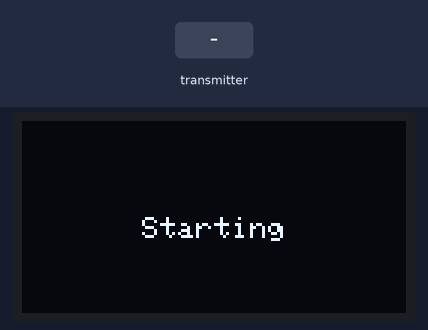
Bench run of a sketch on a simulated ESP32. On the bench: 128×64 one-colour display. The test bench sets the inputs (shaded band). The local clock reads 2024-03-15 10:24:30 at power-on unless the sketch sets it; storage starts empty; what the sketch prints to the serial monitor is not drawn.

Above: at 5.3 s.
5.4 s: the transmitter starts sending id = 0
Timing chart, 0 to 8.4 s (numbered marks = the images above; inputs shaded):
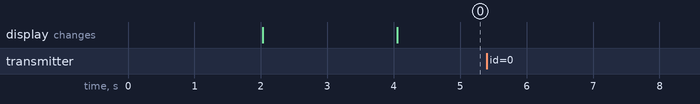

Measured:
- after the input at 5.4 s, every drawn part: stays the same

The sketch:

test_reciever_working.ino
```cpp
/*
   Title: Reciever

   Author: Johannes Hettinga
   Version: V1.0
   Date: 6/7/2022
*/


/*
   --------------------------------------------------------------------
   |                              Init                                |
   --------------------------------------------------------------------
*/

// Connection
#include <esp_now.h>
#include <WiFi.h>

// RTC
#include "RTClib.h"       //to show time
RTC_DS3231 rtc;

// OLED
#include <Wire.h>
#include <Adafruit_GFX.h>
#include <Adafruit_SSD1306.h>

#define SCREEN_WIDTH 128  // OLED display width, in pixels
#define SCREEN_HEIGHT 64  // OLED display height, in pixels

Adafruit_SSD1306 display(SCREEN_WIDTH, SCREEN_HEIGHT, &Wire, -1);

// SD
#include "FS.h"
#include "SD.h"
#include <SPI.h>
#define SD_CS 5

// Recieving message from client
typedef struct struct_message {
  int id;
  float x;
  float y;
} struct_message;
struct_message myData;

float tboard1X;
float tboard1Y;
float tboard2X;
float tboard2Y;
int tID;

/*
   --------------------------------------------------------------------
   |                            Config                                |
   --------------------------------------------------------------------
*/

// Boards
struct_message board1;
struct_message board2;
//struct_message board3;

// Create an array with all the structures
struct_message boardsStruct[2] = {board1, board2};


// NTP time config
const char* ssid       = "Garage-netwerk";
const char* password   = "Garage1969";
const char* ntpServer = "europe.pool.ntp.org";
const long  gmtOffset_sec = 3600;
const int   daylightOffset_sec = 3600;


/*
   --------------------------------------------------------------------
   |                            Functions                             |
   --------------------------------------------------------------------
*/

// callback function that will be executed when data is received
void OnDataRecv(const uint8_t * mac_addr, const uint8_t *incomingData, int len) {
  char macStr[18];
  Serial.print("Packet received from: ");
  snprintf(macStr, sizeof(macStr), "%02x:%02x:%02x:%02x:%02x:%02x",
           mac_addr[0], mac_addr[1], mac_addr[2], mac_addr[3], mac_addr[4], mac_addr[5]);
  Serial.println(macStr);
  memcpy(&myData, incomingData, sizeof(myData));
  Serial.printf("Board ID %u: %u bytes\n", myData.id, len);
  tID = myData.id;
  // Update the structures with the new incoming data
  boardsStruct[myData.id - 1].x = myData.x;
  boardsStruct[myData.id - 1].y = myData.y;
  Serial.printf("x value: %d \n", boardsStruct[myData.id - 1].x);
  Serial.printf("y value: %d \n", boardsStruct[myData.id - 1].y);
  Serial.println();
}

// Text display middle
void drawCentreString(String buf, int x, int y) {   //  Draw a centre string on OLED
  int16_t x1, y1;
  uint16_t w, h;
  display.getTextBounds(buf, x, y, &x1, &y1, &w, &h); //calc width of new string
  display.setCursor(x - w / 2, y);
  display.print(buf);
  //Screen: 128,64 get function to exact middle use: 64,32
}

// Text display right
void drawRightString(String buf, int x, int y)
{
  int16_t x1, y1;
  uint16_t w, h;
  display.getTextBounds(buf, x, y, &x1, &y1, &w, &h); //calc width of new string
  display.setCursor(x - w, y);
  display.print(buf);
}

// Append data to the SD card (DON'T MODIFY THIS FUNCTION)
void appendFile(fs::FS &fs, const char * path, const char * message) {
  Serial.printf("Appending to file: %s\n", path);

  File file = fs.open(path, FILE_APPEND);
  if (!file) {
    Serial.println("Failed to open file for appending");
    return;
  }
  if (file.print(message)) {
    Serial.println("Message appended");
  } else {
    Serial.println("Append failed");
  }
  file.close();
}

// Write to the SD card (DON'T MODIFY THIS FUNCTION)
void writeFile(fs::FS &fs, const char * path, const char * message) {
  Serial.printf("Writing file: %s\n", path);

  File file = fs.open(path, FILE_WRITE);
  if (!file) {
    Serial.println("Failed to open file for writing");
    return;
  }
  if (file.print(message)) {
    Serial.println("File written");
  } else {
    Serial.println("Write failed");
  }
  file.close();
}

/*
   ---------------------------------------------------------------------
   |                              Setup                                |
   ---------------------------------------------------------------------
*/

void setup() {
  Serial.begin(115200);
  WiFi.mode(WIFI_AP_STA);
  delay(2000);

  if (esp_now_init() != ESP_OK) {
    Serial.println("Error initializing ESP-NOW");
    return;
  }
  esp_now_register_recv_cb(OnDataRecv);

  if (!display.begin(SSD1306_SWITCHCAPVCC, 0x3C)) { // Address 0x3D for 128x64
    Serial.println(F("SSD1306 allocation failed"));
    for (;;);
  }
  delay(2000);
  display.clearDisplay();
  display.setTextSize(1);
  display.setTextColor(WHITE);
  drawCentreString("Starting", 64, 32);
  display.display();


  // Initialize SD card
  SD.begin(SD_CS);
  if (!SD.begin(SD_CS)) {
    Serial.println("Card Mount Failed");
    return;
  }

  File file = SD.open("/data.csv");
  if (!file) {
    Serial.println("File doens't exist");
    Serial.println("Creating file...");
    writeFile(SD, "/data.csv", "\r\n");
  }
  else {
    Serial.println("File already exists");
  }
  file.close();

  if (! rtc.begin()) {
    Serial.println("Couldn't find RTC");
    while (1);
  }

  rtc.adjust(DateTime(__DATE__, __TIME__));

}

/*
   ---------------------------------------------------------------------
   |                              Loop                                 |
   ---------------------------------------------------------------------
*/

void loop() {

  DateTime now = rtc.now();
  /*
    Serial.print("Sec: ");
    Serial.print(now.second(), DEC);
    Serial.print("Min: ");
    Serial.print(now.minute(), DEC);
    Serial.print("Hour: ");
    Serial.print(now.hour(), DEC);
    Serial.print("Day: ");
    Serial.print(now.day(), DEC);
    Serial.print("Month: ");
    Serial.print(now.month(), DEC);
    Serial.print("Year: ");
    Serial.print(now.year(), DEC);
  */

  float board1X = boardsStruct[0].x;
  float board1Y = boardsStruct[0].y;
  float board2X = boardsStruct[1].x;
  float board2Y = boardsStruct[1].y;

  if (tboard1X != board1X ||
      tboard1Y != board1Y ||
      tboard2X != board2X ||
      tboard2Y != board2Y) {


    float temp[] = {board1X, board2X};
    float humi[] = {board1Y, board2Y};
    int nr = tID - 1;
    String IDstring = ("ID: " + String(tID, DEC));

    String Timestamp = ((String(now.hour(), DEC)) + ":" + (String(now.minute(), DEC)) + "," + (String(now.day(), DEC)) + "-" + (String(now.month(), DEC)) + "-" + (String(now.year(), DEC)));

    String msg("Board " + (String(tID, DEC)) + "," + (String(temp[nr], 2)) + "," + (String(temp[nr], 2)) + "," + Timestamp + "\r\n");

    File file = SD.open("/data.csv");
    if (file) {
      appendFile(SD, "/data.csv", msg.c_str());
    }
    file.close();


    Serial.println(tID);
    Serial.println(IDstring);
    Serial.println(nr);
    Serial.println(temp[nr]);
    Serial.println(humi[nr]);
    Serial.println(Timestamp);
    Serial.println(msg);

    display.clearDisplay();
    drawCentreString((IDstring), 64, 0);
    drawCentreString(String(temp[nr], 1), 64, 16);
    drawCentreString(String(humi[nr], 1), 64, 32);
    display.display();

  }


  tboard1X = board1X;
  tboard1Y = board1Y;
  tboard2X = board2X;
  tboard2Y = board2Y;
}
```
